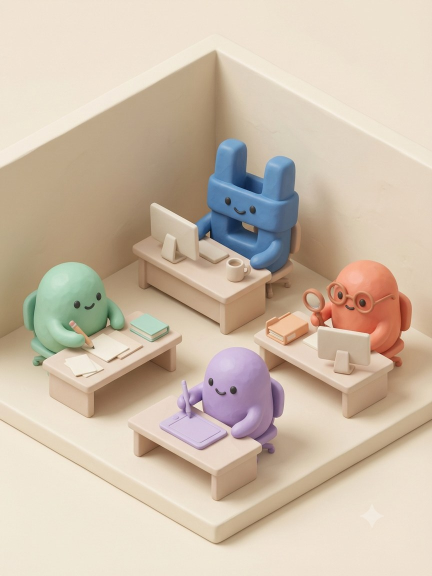
#> input picture assets/office-map-v1.jpg, 864 x 1152 px (shown at 1/2 size)
$ python make_icons_from_png.py ../assets/office-map-v1.jpg
#> lines starting #> are read from the running program, lines starting #| are printed output that depends on the picture; after the words box and inside, x2 and y2 are one past the last pixel; in counts of white or black regions, pixels touching at a corner belong together
#!/usr/bin/env python3
"""별이 비서실 앱 아이콘을 GPT 시안 PNG에서 뽑는다.

원본 시안(tools/icon-source-gpt.png, 1254x1254)은 모서리가 둥근 카드 위에
젤리 캐릭터가 그려져 있고, 카드 바깥 네 모서리는 흰색으로 남아 있다.
앱 아이콘은 정사각형 꽉 찬 그림이어야 하므로(안드로이드·iOS 모두 모서리를
스스로 깎는다) 흰 모서리 자리를 카드 안쪽 하늘색으로 이어 채운 뒤,
그 정사각 마스터에서 필요한 크기를 줄여 낸다.

사용법 (저장소 루트에서):
  python3 tools/make_icons_from_png.py [원본.png]

결과:
  assets/app-icon.png   512x512  헤더 로고·아이콘 기준본
  icon-192.png          192x192  PWA / 안드로이드
  icon-512.png          512x512  큰 아이콘
  apple-touch-icon.png  180x180  iOS 홈 화면 (불투명 RGB)
"""
import sys

import numpy as np
from PIL import Image

WHITE = 245          # 이보다 밝으면 카드 바깥 흰 여백으로 본다
EDGE_SKIP = 8        # 모서리 안티에일리어싱 띠를 건너뛰고 단단한 색을 집는 거리


def square_master(img: Image.Image) -> Image.Image:
    """둥근 카드 바깥의 흰 네 모서리를 행마다 카드 안쪽 색으로 이어 채운다."""
    a = np.asarray(img.convert("RGB")).astype(np.uint8).copy()
#> a is the input picture: shape (1152, 864, 3); mean R, G, B 205.8, 189.6, 171
    h, w, _ = a.shape
#> h = 1152; w = 864
    light = a.min(axis=2) > WHITE
#> light: shape (1152, 864) bool; every value is 0
    for y in range(h):
        row = light[y]
        if row.all():
            continue
        xs = np.flatnonzero(~row)
        first, last = int(xs[0]), int(xs[-1])
        if first > 0:
            a[y, : first + EDGE_SKIP] = a[y, min(first + EDGE_SKIP, last)]
        if last < w - 1:
            a[y, max(last - EDGE_SKIP, first) :] = a[y, max(last - EDGE_SKIP, first)]
    return Image.fromarray(a, "RGB")


def main() -> None:
    src = sys.argv[1] if len(sys.argv) > 1 else "tools/icon-source-gpt.png"
    master = square_master(Image.open(src))
    master.resize((512, 512), Image.LANCZOS).save("assets/app-icon.png")
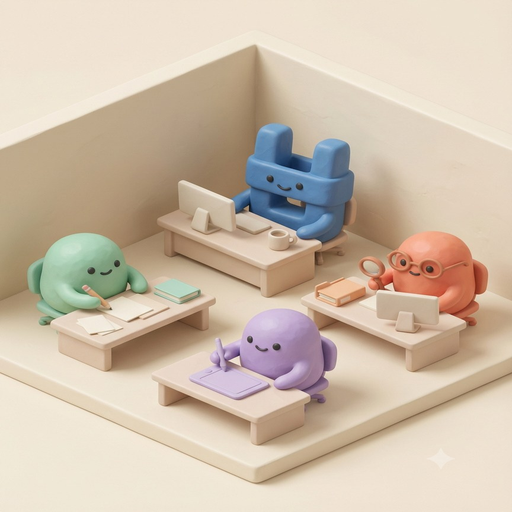
#> saved as app-icon.png: PIL image 512x512 RGB; mean R, G, B 205.8, 189.6, 171
    master.resize((512, 512), Image.LANCZOS).save("icon-512.png")
    master.resize((192, 192), Image.LANCZOS).save("icon-192.png")
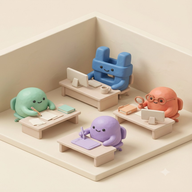
#> saved as icon-192.png: PIL image 192x192 RGB; mean R, G, B 205.8, 189.6, 171
    master.resize((180, 180), Image.LANCZOS).convert("RGB").save("apple-touch-icon.png")
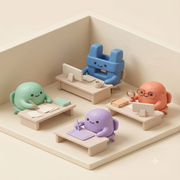
#> saved as apple-touch-icon.png: PIL image 180x180 RGB; mean R, G, B 205.8, 189.6, 171
    print("icons written from", src)


if __name__ == "__main__":
    main()
